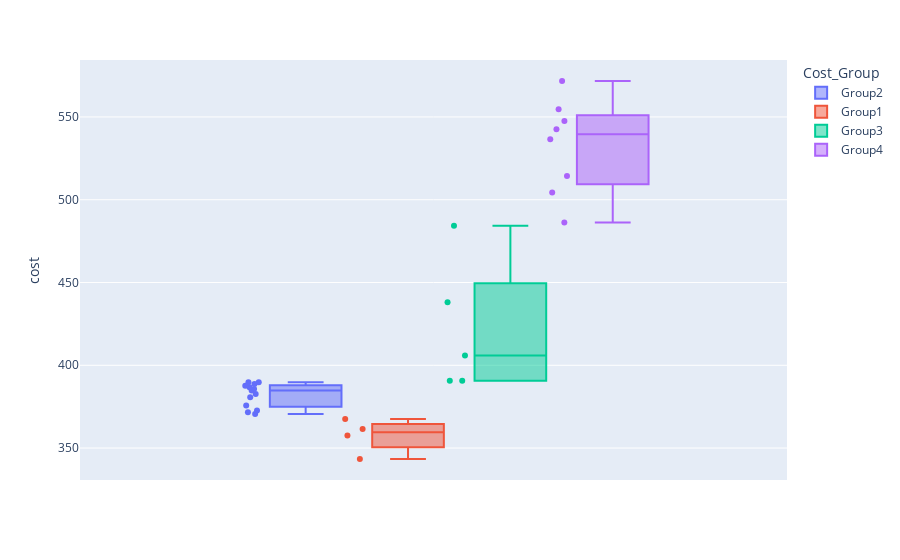

The notebook cell saved with this chart:
### Code cell
fig2 = px.box(df_sim, y="cost", points="all", color="Cost_Group")
fig2.show()

### Figure 1 — Plotly figure (JSON) as saved in the notebook; plotly's stock layout.template omitted (floating-point values rounded to 4 significant figures)
{"data": [{"alignmentgroup": "True", "boxpoints": "all", "hovertemplate": "Cost_Group=Group2<br>cost=%{y}<extra></extra>", "legendgroup": "Group2", "marker": {"color": "#636efa"}, "name": "Group2", "notched": false, "offsetgroup": "Group2", "orientation": "v", "showlegend": true, "type": "box", "x0": " ", "xaxis": "x", "y": [389.7, 371.6, 385.7, 380.7, 389.7, 370.6, 384.7, 375.6, 386.7, 387.7, 388.7, 382.7, 372.6], "y0": " ", "yaxis": "y"}, {"alignmentgroup": "True", "boxpoints": "all", "hovertemplate": "Cost_Group=Group1<br>cost=%{y}<extra></extra>", "legendgroup": "Group1", "marker": {"color": "#EF553B"}, "name": "Group1", "notched": false, "offsetgroup": "Group1", "orientation": "v", "showlegend": true, "type": "box", "x0": " ", "xaxis": "x", "y": [361.6, 343.4, 367.6, 357.6], "y0": " ", "yaxis": "y"}, {"alignmentgroup": "True", "boxpoints": "all", "hovertemplate": "Cost_Group=Group3<br>cost=%{y}<extra></extra>", "legendgroup": "Group3", "marker": {"color": "#00cc96"}, "name": "Group3", "notched": false, "offsetgroup": "Group3", "orientation": "v", "showlegend": true, "type": "box", "x0": " ", "xaxis": "x", "y": [390.7, 438.1, 405.9, 484.2, 390.7], "y0": " ", "yaxis": "y"}, {"alignmentgroup": "True", "boxpoints": "all", "hovertemplate": "Cost_Group=Group4<br>cost=%{y}<extra></extra>", "legendgroup": "Group4", "marker": {"color": "#ab63fa"}, "name": "Group4", "notched": false, "offsetgroup": "Group4", "orientation": "v", "showlegend": true, "type": "box", "x0": " ", "xaxis": "x", "y": [554.6, 571.7, 486.3, 514.4, 547.6, 536.6, 504.4, 542.6], "y0": " ", "yaxis": "y"}], "layout": {"autosize": true, "boxmode": "group", "legend": {"title": {"text": "Cost_Group"}, "tracegroupgap": 0}, "margin": {"t": 60}, "xaxis": {"anchor": "y", "autorange": true, "domain": [0, 1], "range": [-0.6471, 0.5604], "type": "category"}, "yaxis": {"anchor": "x", "autorange": true, "domain": [0, 1], "range": [330.7, 584.4], "title": {"text": "cost"}, "type": "linear"}}}
